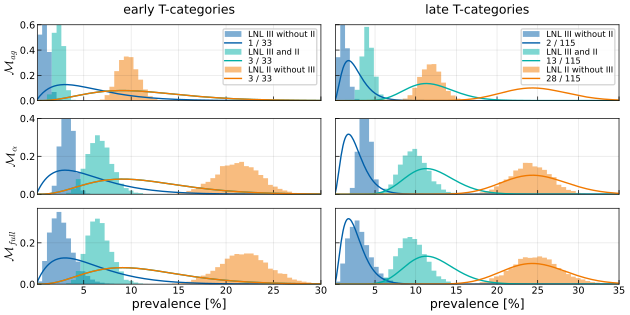

Recreate this plot in Python.
"""
Script to plot histograms showing the contralateral correlations between the LNLs II
and III for the three bilateral models but only considering the cases of the tumor
extending over the mid-sagittal plane.
"""
from pathlib import Path
import matplotlib.pyplot as plt

import numpy as np
import lyscripts.plot.histograms as lyhist

from _utils import Histogram, Posterior, draw


DATA_DIR = Path("../data")
USZ_COLORS = {
    "blue": '#005ea8',
    "green": '#00afa5',
    "orange": '#f17900',
    "red": '#ae0060',
    "gray": '#c5d5db',
}
EXT = "ext"


if __name__ == "__main__":
    plt.style.use("../../../.mplstyle")

    fig, ax = plt.subplots(
        nrows=3, ncols=2,
        sharex="col", sharey="row",
        figsize=lyhist.get_size(width="full", ratio=2.),
    )

    data_panel = {}
    for row, file in zip(
        ["top"      , "middle"             , "bottom"                ],
        ["bilateral", "midline-with-mixing", "midline-without-mixing"],
    ):
        data_panel[row] = {}
        for col, stage in zip(
            ["left" , "right"],
            ["early", "late" ],
        ):
            data_panel[row][col] = []
            for scenario, color, label in zip(
                ["contraIIInotII"    , "contraIIandIII", "contraIInotIII"    ],
                ["blue"              , "green"         , "orange"            ],
                ["LNL III without II", "LNL III and II", "LNL II without III"],
            ):
                data_panel[row][col].append(
                    Histogram(
                        filename=DATA_DIR / f"{file}-v3-prevalences.hdf5",
                        dataname=f"{scenario}/{stage}/{EXT}",
                        kwargs={"color": USZ_COLORS[color], "label": label},
                    )
                )
                data_panel[row][col].append(
                    Posterior(
                        filename=DATA_DIR / f"{file}-v3-prevalences.hdf5",
                        dataname=f"{scenario}/{stage}/{EXT}",
                        kwargs={"color": USZ_COLORS[color]},
                    )
                )

    left_row = [data_panel[row]["left"] for row in ["top", "middle", "bottom"]]
    right_row = [data_panel[row]["right"] for row in ["top", "middle", "bottom"]]

    top_col = [data_panel["top"][col] for col in ["left", "right"]]
    middle_col = [data_panel["middle"][col] for col in ["left", "right"]]
    bottom_col = [data_panel["bottom"][col] for col in ["left", "right"]]

    left_row_min = 100.
    left_row_max = 0.
    for panel in left_row:
        for c in panel:
            left_row_min = np.minimum(left_row_min, c.min_val)
            left_row_max = np.maximum(left_row_max, c.max_val)

    right_row_min = 100.
    right_row_max = 0.
    for panel in right_row:
        for c in panel:
            right_row_min = np.minimum(right_row_min, c.min_val)
            right_row_max = np.maximum(right_row_max, c.max_val)

    left_row_max = 30.
    right_row_max = 35.

    draw(
        ax[0,0],
        contents=data_panel["top"]["left"],
        xlim=[left_row_min, left_row_max],
    )
    draw(
        ax[0,1],
        contents=data_panel["top"]["right"],
        xlim=[right_row_min, right_row_max],
    )
    ax[0,0].legend(fontsize=6.)
    ax[0,0].set_title("early T-categories")
    ax[0,0].set_ylabel(r"$\mathcal{M}_{ag}$")
    ax[0,1].legend(fontsize=6.)
    ax[0,1].set_title("late T-categories")
    ax[0,1].set_ylim(bottom=0., top=0.6)

    draw(
        ax[1,0],
        contents=data_panel["middle"]["left"],
        xlim=[left_row_min, left_row_max],
    )
    draw(
        ax[1,1],
        contents=data_panel["middle"]["right"],
        xlim=[right_row_min, right_row_max],
    )
    ax[1,0].set_ylabel(r"$\mathcal{M}_\alpha$")
    ax[1,1].set_ylim(bottom=0., top=0.4)

    draw(
        ax[2,0],
        contents=data_panel["bottom"]["left"],
        xlim=[left_row_min, left_row_max],
    )
    draw(
        ax[2,1],
        contents=data_panel["bottom"]["right"],
        xlim=[right_row_min, right_row_max],
    )
    ax[2,0].set_ylabel(r"$\mathcal{M}_{full}$")
    ax[2,0].set_xlabel("prevalence [%]")
    ax[2,1].set_xlabel("prevalence [%]")

    plt.savefig(f"contra-correlations-{EXT}.svg")
